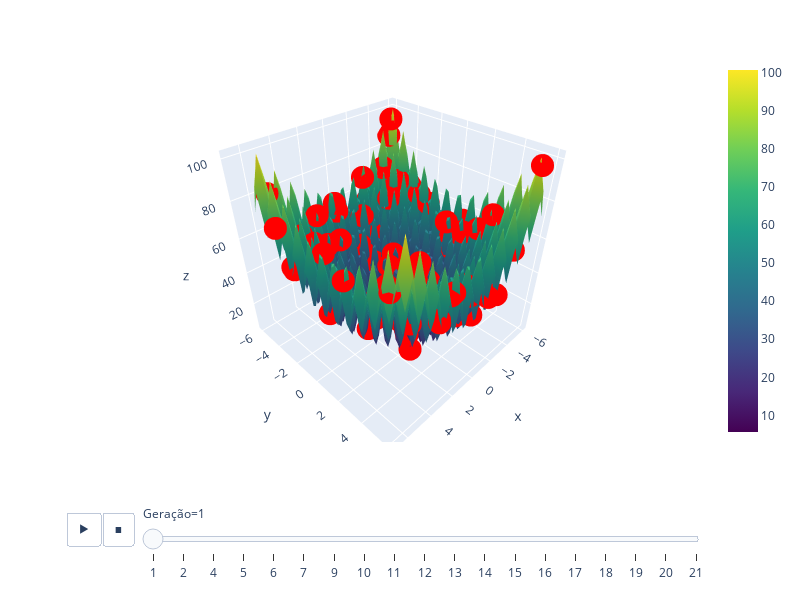

Notebook cell for this chart:
### Markdown cell above
Podemos observar que foi melhorando o fitnees, e foi pulando de minimos locais até chegar no global.

### Code cell
# Sua lista de listas de pontos
lista_de_listas = []
for populacão_geração, geração in zip(população_total, melhores_geracoes):
    lista_geração = []
    for individuo in populacão_geração:
        x = individuo[0]
        y = individuo[1]
        z = 20 + (x**2 - 10 * np.cos(2 * np.pi * x)) + (y**2 - 10 * np.cos(2 * np.pi * y))
        g = geração
        lista_geração.append((x, y, z, g))
    lista_de_listas.append(lista_geração)
# Criar um dataframe com todas as listas de pontos
data = []
for lista in lista_de_listas:
    for ponto in lista:
        data.append({"x": ponto[0], "y": ponto[1], "z": ponto[2], "Geração": ponto[3]})

x_vals = np.linspace(-6, 6)
y_vals = np.linspace(-6, 6)

x_vals, y_vals = np.meshgrid(x_vals, y_vals)
z_vals = 20 + (x_vals**2 - 10 * np.cos(2 * np.pi * x_vals)) + (y_vals**2 - 10 * np.cos(2 * np.pi * y_vals))

# Criar o gráfico 3D usando Plotly Express
fig = px.scatter_3d(
    data,
    x="x",
    y="y",
    z="z",
    animation_frame="Geração",
    color_discrete_sequence=["red"],
)

fig.add_surface(x=x_vals, y=y_vals, z=z_vals, colorscale="viridis")

# Aumentar o tamanho do gráfico
fig.update_layout(width=800, height=600)

# Exibir o gráfico 3D
fig.show()

### Figure 1 — Plotly figure (JSON) as saved in the notebook; plotly's stock layout.template omitted (floating-point values rounded to 4 significant figures; data arrays with more than 128 entries replaced by an {"elided": "..."} marker saying what was removed)
{"data": [{"hovertemplate": "Geração=1<br>x=%{x}<br>y=%{y}<br>z=%{z}<extra></extra>", "legendgroup": "", "marker": {"color": "red", "symbol": "circle"}, "mode": "markers", "name": "", "scene": "scene", "showlegend": false, "type": "scatter3d", "x": [-5.368, -1.299, 0.1016, 2.602, -0.6692, -3.913, -2.78, -5.762, -4.695, 0.08081, 2.054, 3.519, 2.755, 2.713, -1.964, -1.869, 2.579, -4.663, 3.811, -4.917, -5.252, 1.262, -0.526, 4.6, 2.494, -0.939, -0.06527, -1.586, 1.613, -3.95, 1.519, 0.9459, 2.504, 1.131, 1.818, 0.2662, -0.6243, -0.6056, -1.929, 0.2912, 0.9801, 2.83, -1.481, -3.79, -1.441, -2.123, -1.978, -5.49, -1.562, -2.331, 3.063, -2.987, 5.773, 3.327, 3.298, -4.251, -5.463, -5.533, -0.2973, 3.577, -1.226, -4.736, 2.686, 6.809, -4.59, 1.98, -4.957, -4.461, 0.02694, -5.384, 3.478, 1.761, -0.6619, 4.831, 3.837, -1.424, 5.069, 5.194, 2.387, -4.225, -3.896, 5.762, 3.587, -0.8325, 3.936, 1.129, -4.481, -2.794, 3.751, -1.123, 5.796, 1.839, 3.33, 2.133, -4.12, -5.379, 5.727, 3.782, -3.121, 3.09], "y": [-2.826, 1.606, 4.606, 0.2031, -1.379, -4.875, -2.948, -3.898, 0.8762, 4.732, 3.007, 4.46, 0.7869, -3.508, 3.639, -4.343, 3.737, 2.68, -1.876, 0.4841, -2.911, 0.5044, -3.93, -1.543, 1.858, 5.155, 5.425, 0.5477, -0.003946, 2.168, -3.687, -5.292, -4.651, 1.789, -4.715, -5.572, -4.118, 4.762, -2.168, -5.351, -1.794, -5.94, 1.159, -4.343, -1.69, 5.943, -1.525, -2.069, -4.824, -5.454, 5.76, -5.728, -2.979, 2.223, -2.966, -5.323, 5.646, 0.8688, 2.293, -3.769, 5.955, -4.298, 1.748, -2.58, 3.624, -1.627, 5.125, 1.731, 0.2111, -5.822, 3.337, 5.645, -2.786, -5.856, -4.656, -0.9693, -0.8503, -5.674, -0.1769, -4.345, -4.791, 1.517, 2.525, -5.125, -3.247, -5.164, 0.3279, 3.001, -3.689, 4.545, -3.094, 5.518, 4.039, 2.796, -1.785, -5.608, 4.801, 1.114, 0.8397, 5.802], "z": [58.93, 35.12, 41.06, 31.93, 34.45, 43.45, 25.07, 59.59, 39.05, 34.8, 13.85, 71.88, 25.58, 51.96, 33.76, 41.07, 50.23, 58.4, 27.17, 45.68, 47.67, 32.58, 36.55, 61.26, 33.4, 32.56, 49.17, 40.96, 20.18, 25.89, 49.7, 42.06, 63.74, 15.28, 43.57, 61.13, 37.07, 50.15, 14.49, 57.19, 11.51, 49.16, 28.06, 56.28, 37.92, 43.31, 26.21, 55.33, 50.47, 69.64, 52.69, 53.13, 50.87, 39.01, 32.85, 70.94, 97.54, 54.36, 30.97, 54.66, 45.84, 64.75, 34.26, 78.16, 69.73, 23.63, 54.14, 53.77, 7.767, 85.98, 58.33, 60.42, 31.21, 66.57, 56.75, 22.03, 31.45, 80.35, 28.89, 60.8, 47.66, 64.7, 57.66, 34.92, 36.66, 35.9, 54.83, 24.1, 51.38, 44.36, 52.0, 58.48, 42.54, 22.8, 30.66, 95.45, 74.1, 25.97, 17.88, 51.57]}, {"colorscale": [[0, "#440154"], [0.1111, "#482878"], [0.2222, "#3e4989"], [0.3333, "#31688e"], [0.4444, "#26828e"], [0.5556, "#1f9e89"], [0.6667, "#35b779"], [0.7778, "#6ece58"], [0.8889, "#b5de2b"], [1, "#fde725"]], "type": "surface", "x": {"elided": "50x50 float values"}, "y": {"elided": "50x50 float values"}, "z": {"elided": "50x50 float values"}}], "layout": {"height": 600, "legend": {"tracegroupgap": 0}, "margin": {"t": 60}, "scene": {"domain": {"x": [0, 1], "y": [0, 1]}, "xaxis": {"title": {"text": "x"}}, "yaxis": {"title": {"text": "y"}}, "zaxis": {"title": {"text": "z"}}}, "sliders": [{"active": 0, "currentvalue": {"prefix": "Geração="}, "len": 0.9, "pad": {"b": 10, "t": 60}, "steps": [{"args": [["1"], {"frame": {"duration": 0, "redraw": true}, "fromcurrent": true, "mode": "immediate", "transition": {"duration": 0, "easing": "linear"}}], "label": "1", "method": "animate"}, {"args": [["2"], {"frame": {"duration": 0, "redraw": true}, "fromcurrent": true, "mode": "immediate", "transition": {"duration": 0, "easing": "linear"}}], "label": "2", "method": "animate"}, {"args": [["4"], {"frame": {"duration": 0, "redraw": true}, "fromcurrent": true, "mode": "immediate", "transition": {"duration": 0, "easing": "linear"}}], "label": "4", "method": "animate"}, {"args": [["5"], {"frame": {"duration": 0, "redraw": true}, "fromcurrent": true, "mode": "immediate", "transition": {"duration": 0, "easing": "linear"}}], "label": "5", "method": "animate"}, {"args": [["6"], {"frame": {"duration": 0, "redraw": true}, "fromcurrent": true, "mode": "immediate", "transition": {"duration": 0, "easing": "linear"}}], "label": "6", "method": "animate"}, {"args": [["7"], {"frame": {"duration": 0, "redraw": true}, "fromcurrent": true, "mode": "immediate", "transition": {"duration": 0, "easing": "linear"}}], "label": "7", "method": "animate"}, {"args": [["9"], {"frame": {"duration": 0, "redraw": true}, "fromcurrent": true, "mode": "immediate", "transition": {"duration": 0, "easing": "linear"}}], "label": "9", "method": "animate"}, {"args": [["10"], {"frame": {"duration": 0, "redraw": true}, "fromcurrent": true, "mode": "immediate", "transition": {"duration": 0, "easing": "linear"}}], "label": "10", "method": "animate"}, {"args": [["11"], {"frame": {"duration": 0, "redraw": true}, "fromcurrent": true, "mode": "immediate", "transition": {"duration": 0, "easing": "linear"}}], "label": "11", "method": "animate"}, {"args": [["12"], {"frame": {"duration": 0, "redraw": true}, "fromcurrent": true, "mode": "immediate", "transition": {"duration": 0, "easing": "linear"}}], "label": "12", "method": "animate"}, {"args": [["13"], {"frame": {"duration": 0, "redraw": true}, "fromcurrent": true, "mode": "immediate", "transition": {"duration": 0, "easing": "linear"}}], "label": "13", "method": "animate"}, {"args": [["14"], {"frame": {"duration": 0, "redraw": true}, "fromcurrent": true, "mode": "immediate", "transition": {"duration": 0, "easing": "linear"}}], "label": "14", "method": "animate"}, {"args": [["15"], {"frame": {"duration": 0, "redraw": true}, "fromcurrent": true, "mode": "immediate", "transition": {"duration": 0, "easing": "linear"}}], "label": "15", "method": "animate"}, {"args": [["16"], {"frame": {"duration": 0, "redraw": true}, "fromcurrent": true, "mode": "immediate", "transition": {"duration": 0, "easing": "linear"}}], "label": "16", "method": "animate"}, {"args": [["17"], {"frame": {"duration": 0, "redraw": true}, "fromcurrent": true, "mode": "immediate", "transition": {"duration": 0, "easing": "linear"}}], "label": "17", "method": "animate"}, {"args": [["18"], {"frame": {"duration": 0, "redraw": true}, "fromcurrent": true, "mode": "immediate", "transition": {"duration": 0, "easing": "linear"}}], "label": "18", "method": "animate"}, {"args": [["19"], {"frame": {"duration": 0, "redraw": true}, "fromcurrent": true, "mode": "immediate", "transition": {"duration": 0, "easing": "linear"}}], "label": "19", "method": "animate"}, {"args": [["20"], {"frame": {"duration": 0, "redraw": true}, "fromcurrent": true, "mode": "immediate", "transition": {"duration": 0, "easing": "linear"}}], "label": "20", "method": "animate"}, {"args": [["21"], {"frame": {"duration": 0, "redraw": true}, "fromcurrent": true, "mode": "immediate", "transition": {"duration": 0, "easing": "linear"}}], "label": "21", "method": "animate"}], "x": 0.1, "xanchor": "left", "y": 0, "yanchor": "top"}], "updatemenus": [{"buttons": [{"args": [null, {"frame": {"duration": 500, "redraw": true}, "fromcurrent": true, "mode": "immediate", "transition": {"duration": 500, "easing": "linear"}}], "label": "&#9654;", "method": "animate"}, {"args": [[null], {"frame": {"duration": 0, "redraw": true}, "fromcurrent": true, "mode": "immediate", "transition": {"duration": 0, "easing": "linear"}}], "label": "&#9724;", "method": "animate"}], "direction": "left", "pad": {"r": 10, "t": 70}, "showactive": false, "type": "buttons", "x": 0.1, "xanchor": "right", "y": 0, "yanchor": "top"}], "width": 800}}
